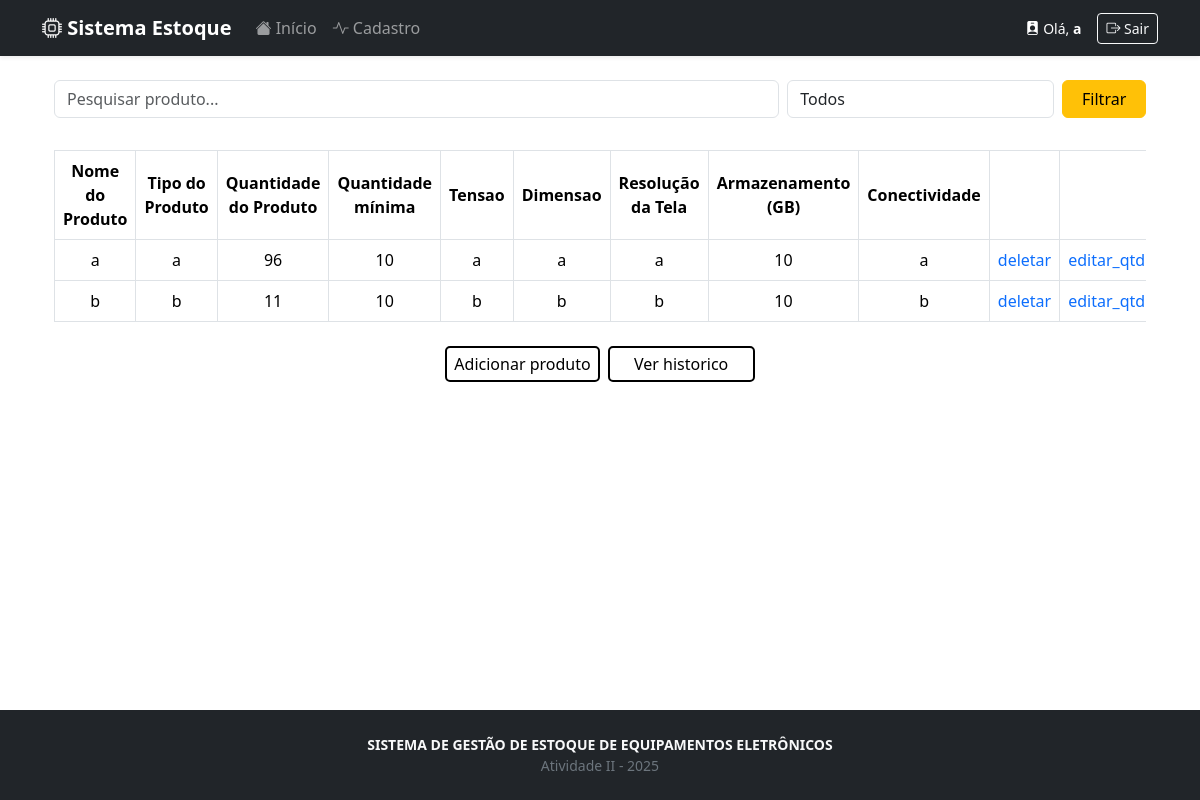
The page /estoque/produtos/ (signed in) on the database as committed earlier.
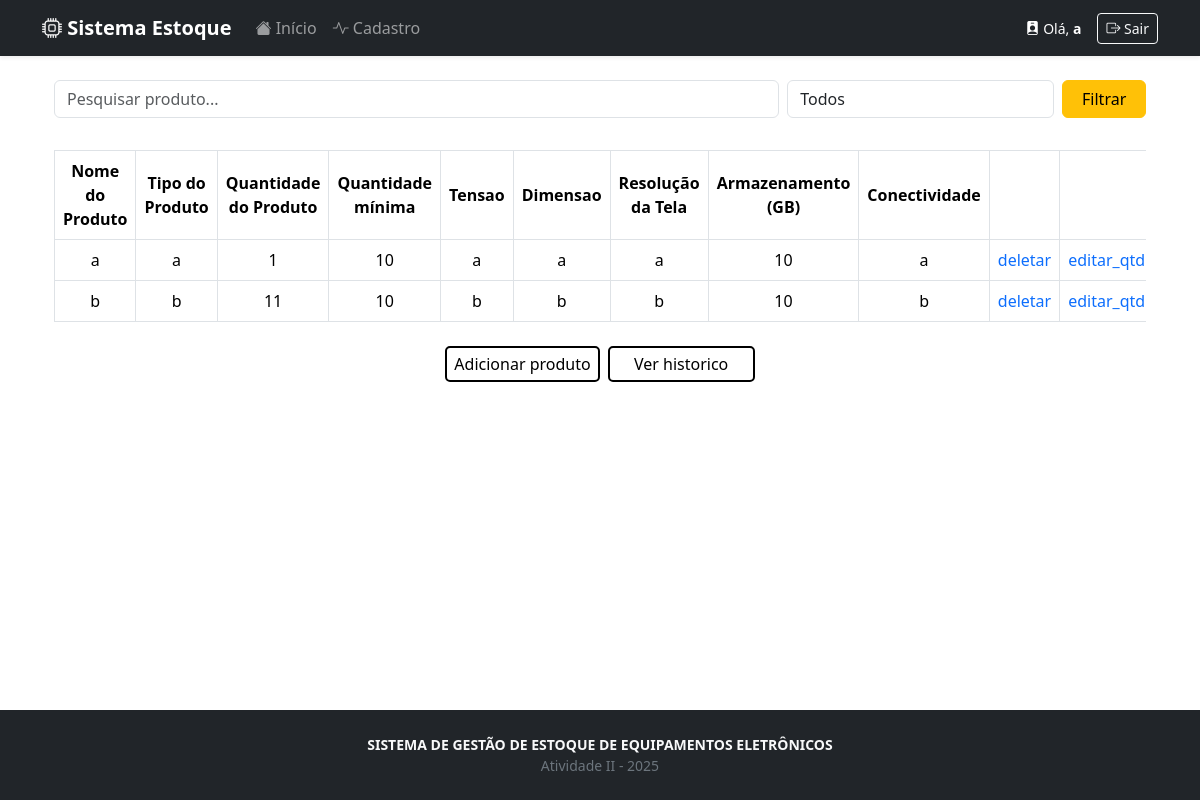
The same page on the database as committed later.
### estoque/models.py (models this page shows)
class Estoque(models.Model):
    nome_produto = models.CharField(max_length=50)
    qtd_minima = models.IntegerField()
    qtd_produto = models.IntegerField()
    ESCOLHA_TIPO_PRODUTO = [
        ('smartphone', 'Celular'),
        ('notebook', 'Notebook'),
        ('smart_tv', 'Smart TV')
    ]
    tipo_produto = models.CharField(max_length=20, choices=ESCOLHA_TIPO_PRODUTO)
    tensao = models.CharField(max_length=10)
    dimensao = models.CharField(max_length=15)
    resolucao_tela = models.CharField(max_length=15)
    armazenamento_gb = models.IntegerField()
    conectividade = models.CharField(max_length=20)

### estoque/views.py (the view)
# urls.py: path('produtos/', listar_filtrar, name='produtos_estoque'),
@login_required(login_url='/login')
def listar_filtrar(request):
    busca = request.GET.get('q')
    tipo = request.GET.get('tipo')
    produtos = Estoque.objects.all()
    if busca:
        produtos = produtos.filter(nome_produto__icontains=busca)
    if tipo:
        produtos = produtos.filter(tipo_produto=tipo)
    produtos = produtos.order_by('nome_produto')
    return render(request, 'estoque/produtos.html', {
        "usuario": request.user,
        "produtos": produtos,
    })

### estoque/templates/estoque/produtos.html (shortened to what this page needs)
{% extends "base.html" %}
{% block content %}
    <div class="container d-flex flex-column align-center">
        <form method="get" class="mb-3">
            <div class="row g-2">
                <div class="col-md-8">
                    <input type="text" name="q" class="form-control" placeholder="Pesquisar produto...">
                </div>
                <div class="col-md-3">
                    <select name="tipo" class="form-control">
                        <option value="">Todos</option>
                    </select>
                </div>
                <div class="col-md-1">
                    <button class="btn btn-warning w-100">Filtrar</button>
                </div>
            </div>
        </form>
        <div class="table-responsive mt-3">
            <table class="table table-bordered text-center">
                <thead>
                    <th>Nome do Produto</th>
                    <th>Tipo do Produto</th>
                    <th>Quantidade do Produto</th>
                    <th>Quantidade mínima</th>
                    <th>Tensao</th>
                    <th>Dimensao</th>
                    <th>Resolução da Tela</th>
                    <th>Armazenamento (GB)</th>
                    <th>Conectividade</th>
                    <th></th>
                    <th></th>
                </thead>
                <tbody>
                    {% for produto in produtos %}
                        <tr>
                            <td>{{ produto.nome_produto }}</td>
                            <td>{{produto.tipo_produto }}</td>
                            <td>{{ produto.qtd_produto }}</td>
                            <td>{{ produto.qtd_minima }}</td>
                            <td>{{ produto.tensao }}</td>
                            <td>{{ produto.dimensao }}</td>
                            <td>{{ produto.resolucao_tela }}</td>
                            <td>{{ produto.armazenamento_gb }}</td>
                            <td>{{ produto.conectividade }}</td>
                            <td><a href="{% url 'deletar_produto' produto.pk %}">deletar</a></td>
                            <td><a href="{% url 'editar_produto' produto.pk %}">editar_qtd</a></td>
                        </tr>
                    {% endfor %}
                </tbody>
            </table>
        </div>
        <div class="d-flex justify-content-center gap-2 mt-2">
            <a class='button' href="{% url 'adicionar_produto' %}">Adicionar produto</a>
            <a class="button" href="{% url 'historico' %}">Ver historico</a>
        </div>
    </div>
{% endblock content %}

Rows that differ between the two databases and show on the page:
changed Estoque (number 1 of 2 on the later page): qtd_produto "96" → "1"
